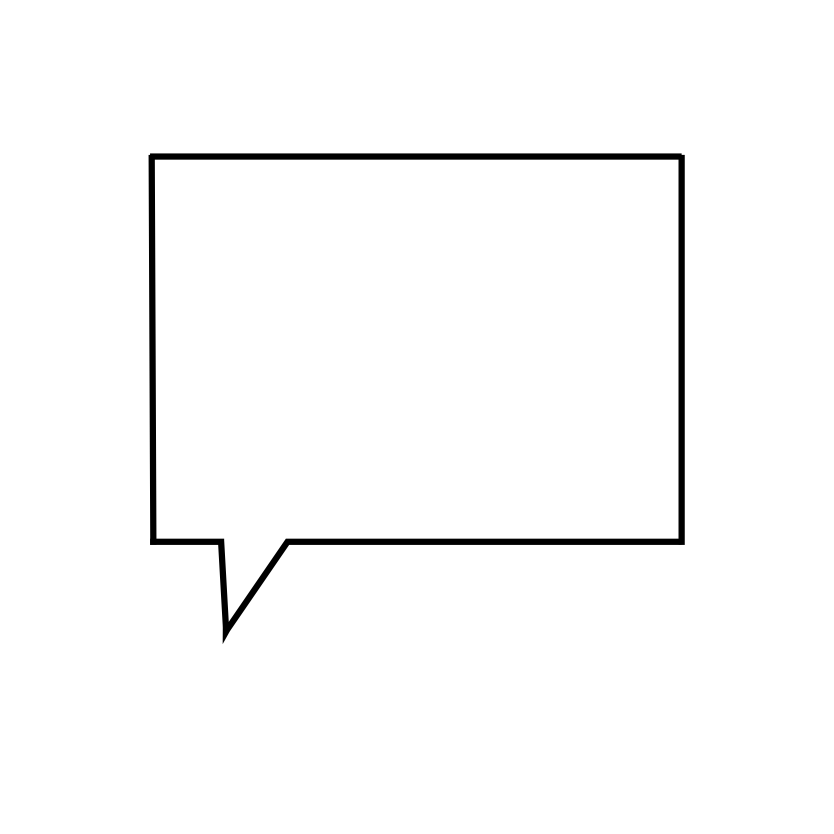
#> input picture bulles BD/1.png, 5000 x 5000 px, found by its file name (shown at 1/6 size)
$ python make_og_image.py
#> lines starting #> are read from the running program, lines starting #| are printed output that depends on the picture
from PIL import Image, ImageDraw, ImageFont
import os

W, H = 1200, 630
OUT = r"C:\Users\bloui\Desktop\app texte bulle\og-image.png"

# Dégradé bleu (vertical) cohérent avec l'accent de l'app (#3B82F6 → #1D4ED8)
img = Image.new("RGB", (W, H), "#60A5FA")
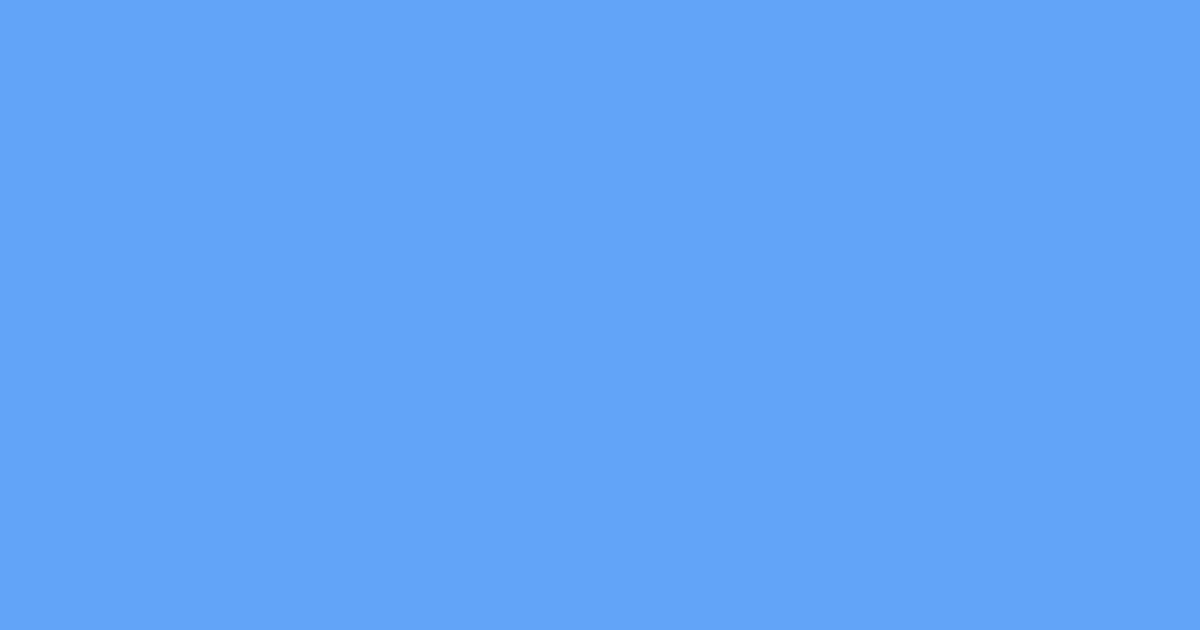
#> img: PIL image 1200x630 RGB; mean R, G, B 96, 165, 250
draw = ImageDraw.Draw(img)
c1 = (96, 165, 250)   # #60A5FA — bleu clair (haut)
c2 = (29, 78, 216)    # #1D4ED8 — accent-lo de l'app (bas)
for y in range(H):
    t = y / H
    r = int(c1[0] + (c2[0] - c1[0]) * t)
    g = int(c1[1] + (c2[1] - c1[1]) * t)
    b = int(c1[2] + (c2[2] - c1[2]) * t)
    draw.line([(0, y), (W, y)], fill=(r, g, b))

# Charge la bulle 1 (parole) et l'insère au centre
bubble_path = r"C:\Users\bloui\Desktop\app texte bulle\bulles BD\1.png"
bubble = Image.open(bubble_path).convert("RGBA")
#> bubble is the input picture: PIL image 5000x5000 RGBA; mean R, G, B, A 0, 0, 0, 4.5
# Rend le blanc transparent dans la bulle pour qu'elle se fonde sur le dégradé
px = bubble.load()
bw, bh = bubble.size
#> bw = 5000; bh = 5000
for y in range(bh):
    for x in range(bw):
        r, g, b, a = px[x, y]
        if r > 240 and g > 240 and b > 240:
            px[x, y] = (255, 255, 255, 0)

# Redimensionne la bulle (plus grosse pour meilleure présence visuelle)
bubble_w = 580
bubble_h = int(bh * (bubble_w / bw))
#> bubble_h = 580
bubble = bubble.resize((bubble_w, bubble_h), Image.LANCZOS)
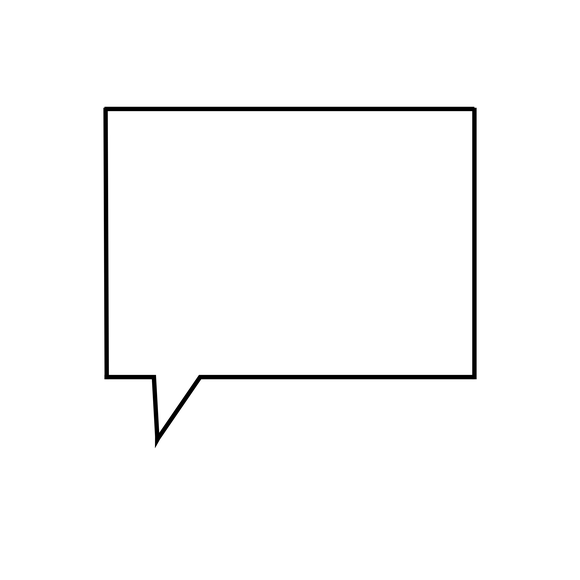
#> bubble: PIL image 580x580 RGBA; mean R, G, B, A 0, 0, 0, 4.5; transparent parts drawn white

# Inverse les pixels noirs en blanc pour contraste sur fond violet
px = bubble.load()
for y in range(bubble_h):
    for x in range(bubble_w):
        r, g, b, a = px[x, y]
        if a > 0 and r < 50:
            px[x, y] = (255, 255, 255, a)

bx = (W - bubble_w) // 2
by = 50
img.paste(bubble, (bx, by), bubble)
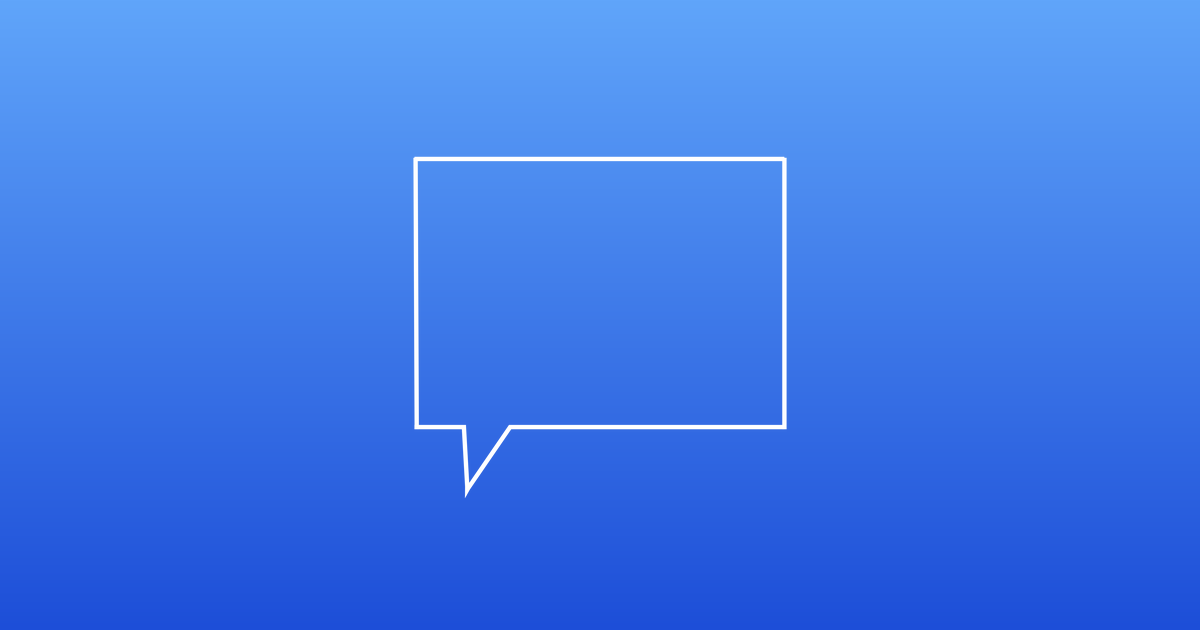
#> img: PIL image 1200x630 RGB; mean R, G, B 63.6, 122.1, 232.7

# Polices comic-like dispos sur Windows
fonts_to_try = [
    "C:/Windows/Fonts/comicbd.ttf",
    "C:/Windows/Fonts/comic.ttf",
    "C:/Windows/Fonts/segoeuib.ttf",
    "C:/Windows/Fonts/arialbd.ttf",
]
title_font = None
for fp in fonts_to_try:
    if os.path.exists(fp):
        title_font = ImageFont.truetype(fp, 90)
        sub_font = ImageFont.truetype(fp, 38)
        tag_font = ImageFont.truetype(fp, 28)
        break

if title_font is None:
    title_font = ImageFont.load_default()
    sub_font = ImageFont.load_default()
    tag_font = ImageFont.load_default()

# Titre centré dans la zone supérieure (intérieur de la bulle)
title = "BubblePop!"
bbox = draw.textbbox((0, 0), title, font=title_font)
#> bbox = (0, 2, 54, 12)
tw = bbox[2] - bbox[0]
#> tw = 54
th = bbox[3] - bbox[1]
#> th = 10
tx = (W - tw) // 2
#> tx = 573
# Centre vertical de la zone rectangulaire de la bulle (qui occupe ~70% de la hauteur de l'image bulle)
bubble_inner_center_y = by + int(bubble_h * 0.40)
#> bubble_inner_center_y = 282
ty = bubble_inner_center_y - th // 2
#> ty = 277
draw.text((tx, ty), title, fill="white", font=title_font)

# Sous-titre sous la bulle
tagline = "Comic Speech Bubble Generator"
bbox = draw.textbbox((0, 0), tagline, font=sub_font)
#> bbox = (0, 2, 152, 12)
tw = bbox[2] - bbox[0]
#> tw = 152
draw.text(((W - tw) // 2, H - 110), tagline, fill="white", font=sub_font)

footer = "Free  •  Transparent PNG  •  No signup"
bbox = draw.textbbox((0, 0), footer, font=tag_font)
#> bbox = (0, 2, 176, 12)
tw = bbox[2] - bbox[0]
#> tw = 176
draw.text(((W - tw) // 2, H - 55), footer, fill=(255, 255, 255), font=tag_font)

img.save(OUT, "PNG", optimize=True)
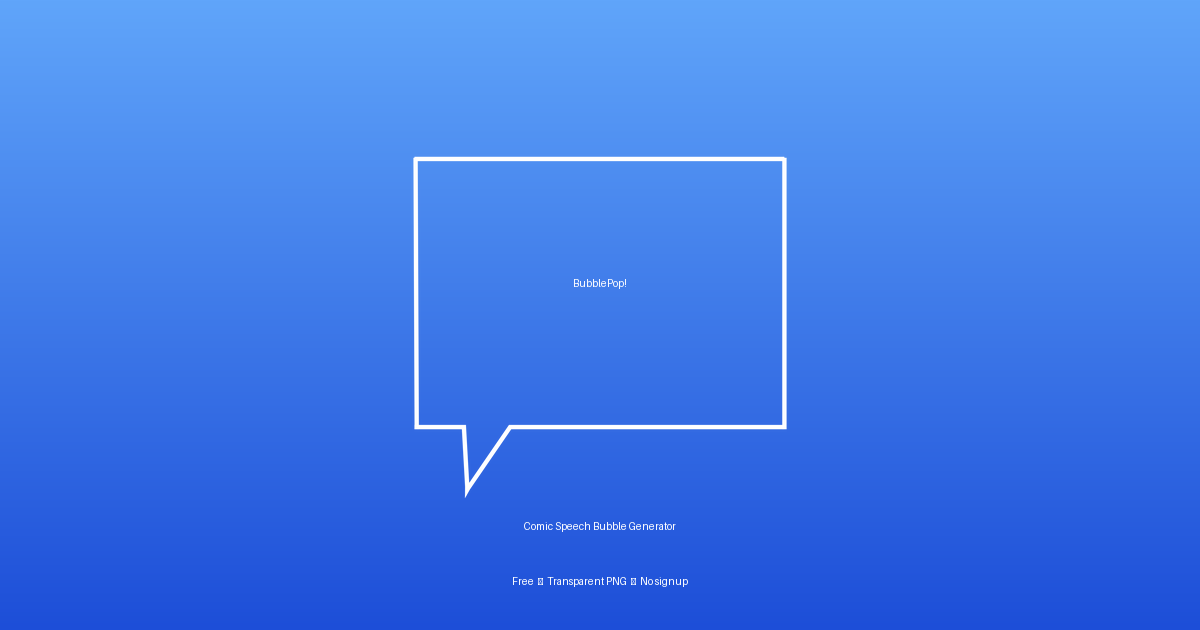
#> saved as og-image.png: PIL image 1200x630 RGB; mean R, G, B 63.8, 122.3, 232.7
print(f"OK - og-image.png créé ({W}x{H})")
